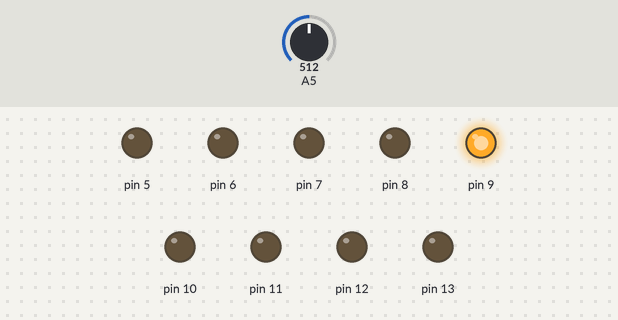
This sketch was run on a simulated Arduino Uno, built with avr-gcc and run on an emulated ATmega328P. Shown: output pins drawn as LEDs (lit = HIGH). The test bench sets the inputs (shaded band); at power-on: A5 = 512. What the sketch prints to the serial monitor is not drawn.

Above: at 1.2 s.
1.3 s: A5 set to 624
2.8 s: A5 set to 653
At 4.0 s:
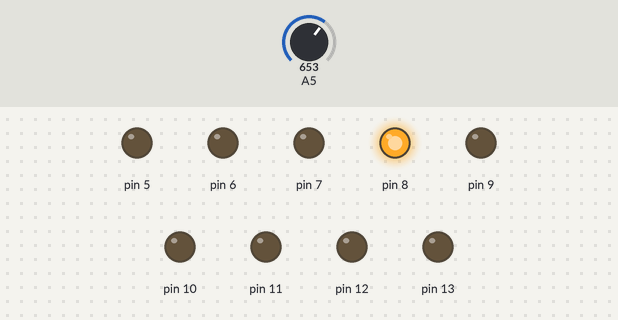
4.3 s: A5 set to 749
5.8 s: A5 set to 779
At 6.4 s:
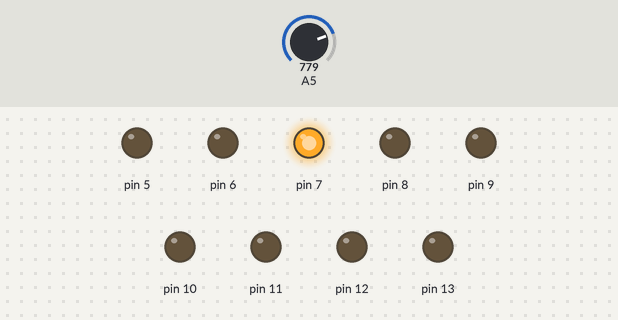
7.3 s: A5 set to 878
8.8 s: A5 set to 908
At 9.7 s:
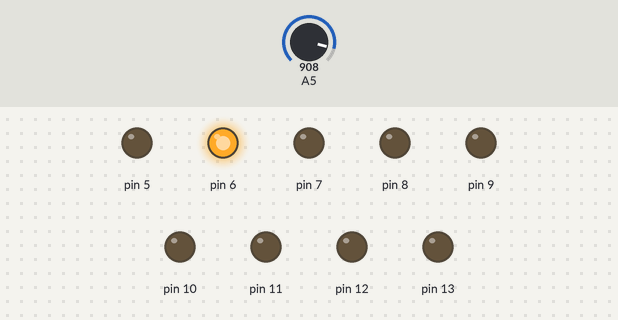
Timing chart, 0 to 11.3 s (numbered marks = the images above; inputs shaded):
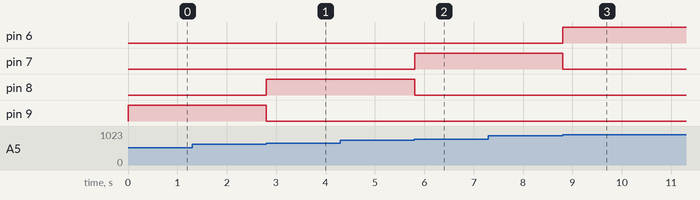

The sketch:

test-09.ino
```cpp
int led;
void setup() {
  // put your setup code here, to run once:
for (led = 13; led >= 5; led--){
pinMode(led, OUTPUT); }
Serial.begin(9600);
}

int pot_position() {
int potvalue = analogRead(A5);
int valueings = map(potvalue, 0, 1020, 13, 5);
return valueings;
}

void loop() {
// put your main code here, to run repeatedly:
Serial.println(pot_position());
Serial.println(analogRead(A5));
digitalWrite(pot_position(), HIGH);
digitalWrite(pot_position()+1, LOW);
digitalWrite(pot_position()-1, LOW);
}
```

Measured:
- the behaviour switches between 637 and 638 on A5 (found by bisection; images 0 and 1)
- the behaviour switches between 764 and 765 on A5 (found by bisection; images 1 and 2)
- the behaviour switches between 892 and 893 on A5 (found by bisection; images 2 and 3)
- after the input at 2.8 s, pin 8: LOW → HIGH at once; pin 9: HIGH → LOW at once
- after the input at 5.8 s, pin 7: LOW → HIGH at once; pin 8: HIGH → LOW at once
- after the input at 8.8 s, pin 6: LOW → HIGH at once; pin 7: HIGH → LOW at once
